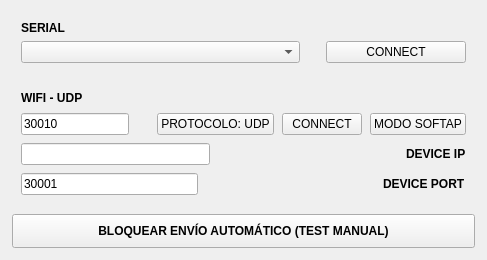
          <widget class="QWidget" name="tab_CONN">
           <attribute name="title">
            <string>CONN</string>
           </attribute>
           <layout class="QVBoxLayout" name="verticalLayout_tab_conn" stretch="2,5,0">
            <property name="spacing">
             <number>10</number>
            </property>
            <property name="leftMargin">
             <number>12</number>
            </property>
            <property name="topMargin">
             <number>12</number>
            </property>
            <property name="rightMargin">
             <number>12</number>
            </property>
            <property name="bottomMargin">
             <number>12</number>
            </property>
            <item>
             <widget class="QFrame" name="box_serial_conn">
              <layout class="QVBoxLayout" name="verticalLayout_box_ser">
               <item>
                <widget class="QLabel" name="label_serial">
                 <property name="font">
                  <font>
                   <bold>true</bold>
                  </font>
                 </property>
                 <property name="text">
                  <string>SERIAL</string>
                 </property>
                </widget>
               </item>
               <item>
                <layout class="QHBoxLayout" name="horizontalLayout_8" stretch="2,0,1">
                 <item>
                  <widget class="QComboBox" name="comboBox_PORT">
                   <property name="placeholderText">
                    <string>PORTS</string>
                   </property>
                  </widget>
                 </item>
                 <item>
                  <spacer name="horizontalSpacer_4">
                   <property name="orientation">
                    <enum>Qt::Orientation::Horizontal</enum>
                   </property>
                   <property name="sizeHint" stdset="0">
                    <size>
                     <width>20</width>
                     <height>20</height>
                    </size>
                   </property>
                  </spacer>
                 </item>
                 <item>
                  <widget class="QPushButton" name="pushButton_connectSerial">
                   <property name="text">
                    <string>CONNECT</string>
                   </property>
                  </widget>
                 </item>
                </layout>
               </item>
              </layout>
             </widget>
            </item>
            <item>
             <widget class="QFrame" name="box_udp_conn">
              <layout class="QVBoxLayout" name="verticalLayout_box_udp">
               <property name="spacing">
                <number>8</number>
               </property>
               <item>
                <widget class="QLabel" name="label_udp">
                 <property name="font">
                  <font>
                   <bold>true</bold>
                  </font>
                 </property>
                 <property name="text">
                  <string>WIFI - UDP</string>
                 </property>
                </widget>
               </item>
               <item>
                <layout class="QHBoxLayout" name="horizontalLayout_7" stretch="2,0,1,1,1">
                 <item>
                  <widget class="QLineEdit" name="lineEdit_local_port">
                   <property name="text">
                    <string>30010</string>
                   </property>
                  </widget>
                 </item>
                 <item>
                  <spacer name="horizontalSpacer_3">
                   <property name="orientation">
                    <enum>Qt::Orientation::Horizontal</enum>
                   </property>
                   <property name="sizeHint" stdset="0">
                    <size>
                     <width>20</width>
                     <height>20</height>
                    </size>
                   </property>
                  </spacer>
                 </item>
                 <item>
                  <widget class="QPushButton" name="pushButton_protocol_wifi">
                   <property name="toolTip">
                    <string>Alternar protocolo WiFi (UDP / TCP)</string>
                   </property>
                   <property name="text">
                    <string>PROTOCOLO: UDP</string>
                   </property>
                   <property name="checkable">
                    <bool>true</bool>
                   </property>
                   <property name="checked">
                    <bool>false</bool>
                   </property>
                  </widget>
                 </item>
                 <item>
                  <widget class="QPushButton" name="pushButton_connectUdp">
                   <property name="text">
                    <string>CONNECT</string>
                   </property>
                  </widget>
                 </item>
                 <item>
                  <widget class="QPushButton" name="pushButton_setSoftAp">
                   <property name="text">
                    <string>MODO SOFTAP</string>
                   </property>
                  </widget>
                 </item>
                </layout>
               </item>
               <item>
                <layout class="QHBoxLayout" name="horizontalLayout_5">
                 <item>
                  <widget class="QLineEdit" name="lineEdit_device_ip">
                   <property name="text">
                    <string/>
                   </property>
                  </widget>
                 </item>
                 <item>
                  <spacer name="horizontalSpacer">
                   <property name="orientation">
                    <enum>Qt::Orientation::Horizontal</enum>
                   </property>
                   <property name="sizeHint" stdset="0">
                    <size>
                     <width>20</width>
                     <height>20</height>
                    </size>
                   </property>
                  </spacer>
                 </item>
                 <item>
                  <widget class="QLabel" name="label_device_ip">
                   <property name="font">
                    <font>
                     <bold>true</bold>
                    </font>
                   </property>
                   <property name="text">
                    <string>DEVICE IP</string>
                   </property>
                  </widget>
                 </item>
                </layout>
               </item>
               <item>
                <layout class="QHBoxLayout" name="horizontalLayout_6">
                 <item>
                  <widget class="QLineEdit" name="lineEdit_device_port">
                   <property name="text">
                    <string>30001</string>
                   </property>
                  </widget>
                 </item>
                 <item>
                  <spacer name="horizontalSpacer_2">
                   <property name="orientation">
                    <enum>Qt::Orientation::Horizontal</enum>
                   </property>
                   <property name="sizeHint" stdset="0">
                    <size>
                     <width>20</width>
                     <height>20</height>
                    </size>
                   </property>
                  </spacer>
                 </item>
                 <item>
                  <widget class="QLabel" name="label_devide_port">
                   <property name="font">
                    <font>
                     <bold>true</bold>
                    </font>
                   </property>
                   <property name="text">
                    <string>DEVICE PORT</string>
                   </property>
                  </widget>
                 </item>
                </layout>
               </item>
              </layout>
             </widget>
            </item>
            <item>
             <widget class="QPushButton" name="pushButton_blockAutoData_comm">
              <property name="minimumSize">
               <size>
                <width>0</width>
                <height>34</height>
               </size>
              </property>
              <property name="font">
               <font>
                <pointsize>9</pointsize>
                <bold>true</bold>
               </font>
              </property>
              <property name="text">
               <string>BLOQUEAR ENVÍO AUTOMÁTICO (TEST MANUAL)</string>
              </property>
              <property name="checkable">
               <bool>true</bool>
              </property>
             </widget>
            </item>
           </layout>
          </widget>
